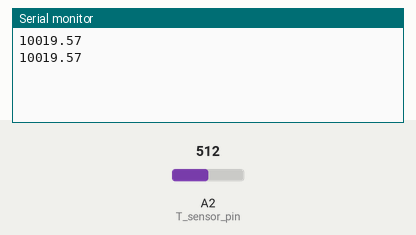
Bench run of a sketch on a simulated Arduino Uno, built with avr-gcc and run on an emulated ATmega328P. On the bench: the last lines printed to the serial monitor. The inputs (shaded band) are chosen by the test bench; at power-on: A2 (T_sensor_pin) = 512.

Above: at 1.8 s.
1.9 s: A2 (T_sensor_pin) set to 1004
At 2.8 s:
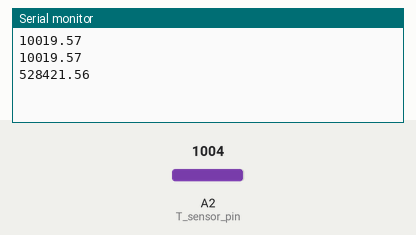
3.4 s: A2 (T_sensor_pin) set to 1023
At 4.7 s:
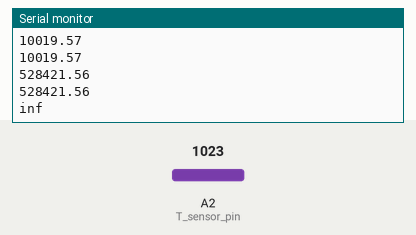

Measured:
- the behaviour switches between 1022 and 1023 on A2 (T_sensor_pin) (found by bisection; images 1 and 2)
- after the input at 1.9 s, the serial monitor: prints a new line after 0.10 s (image 1)
- after the input at 3.4 s, the serial monitor: prints a new line after 0.60 s (image 2)

The sketch:

sketch_R_readout.ino
```cpp
const int T_sensor_pin = A2;  // ADC channel for NTC temp. sensor
const float ref_V = 5.0;  // Reference voltage for ADC
const float ref_R = 10000.0;  // Resistance of the voltage divider

void setup() {
  Serial.begin(9600);
}

void loop() {
  int sensor_rawVal = analogRead(T_sensor_pin); // ADC value (0-1023)
  float sensor_V = sensor_rawVal * (ref_V / 1023.0); // Measured voltage drop across sensor
  float sensor_R = (ref_R * sensor_V) / (ref_V - sensor_V); // Measured resistance of the sensor

  Serial.println(sensor_R); // Send out the measured resistance

  delay(1000);  // Adjust the delay as needed [ms]
}
```
